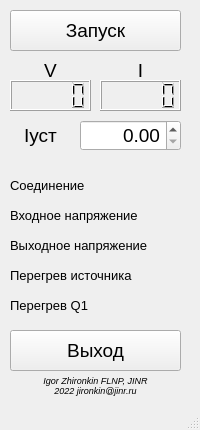
<?xml version="1.0" encoding="UTF-8"?>
<ui version="4.0">
 <class>MainWindow</class>
 <widget class="QMainWindow" name="MainWindow">
  <property name="geometry">
   <rect>
    <x>0</x>
    <y>0</y>
    <width>200</width>
    <height>430</height>
   </rect>
  </property>
  <property name="windowTitle">
   <string>Tetron</string>
  </property>
  <widget class="QWidget" name="centralwidget">
   <widget class="QLCDNumber" name="Vlcd">
    <property name="geometry">
     <rect>
      <x>10</x>
      <y>80</y>
      <width>81</width>
      <height>31</height>
     </rect>
    </property>
    <property name="font">
     <font>
      <pointsize>14</pointsize>
     </font>
    </property>
   </widget>
   <widget class="QLCDNumber" name="Ilcd">
    <property name="geometry">
     <rect>
      <x>100</x>
      <y>80</y>
      <width>81</width>
      <height>31</height>
     </rect>
    </property>
    <property name="font">
     <font>
      <pointsize>14</pointsize>
     </font>
    </property>
   </widget>
   <widget class="QPushButton" name="startButton">
    <property name="geometry">
     <rect>
      <x>10</x>
      <y>10</y>
      <width>171</width>
      <height>41</height>
     </rect>
    </property>
    <property name="font">
     <font>
      <pointsize>14</pointsize>
     </font>
    </property>
    <property name="text">
     <string>Запуск</string>
    </property>
    <property name="checkable">
     <bool>true</bool>
    </property>
   </widget>
   <widget class="QLabel" name="label">
    <property name="geometry">
     <rect>
      <x>10</x>
      <y>60</y>
      <width>81</width>
      <height>20</height>
     </rect>
    </property>
    <property name="font">
     <font>
      <pointsize>14</pointsize>
     </font>
    </property>
    <property name="text">
     <string>V</string>
    </property>
    <property name="alignment">
     <set>Qt::AlignCenter</set>
    </property>
   </widget>
   <widget class="QLabel" name="label_2">
    <property name="geometry">
     <rect>
      <x>100</x>
      <y>60</y>
      <width>81</width>
      <height>20</height>
     </rect>
    </property>
    <property name="font">
     <font>
      <pointsize>14</pointsize>
     </font>
    </property>
    <property name="text">
     <string>I</string>
    </property>
    <property name="alignment">
     <set>Qt::AlignCenter</set>
    </property>
   </widget>
   <widget class="QDoubleSpinBox" name="setCurrentSpinBox">
    <property name="geometry">
     <rect>
      <x>80</x>
      <y>120</y>
      <width>101</width>
      <height>31</height>
     </rect>
    </property>
    <property name="font">
     <font>
      <pointsize>14</pointsize>
     </font>
    </property>
    <property name="layoutDirection">
     <enum>Qt::LeftToRight</enum>
    </property>
    <property name="alignment">
     <set>Qt::AlignRight|Qt::AlignTrailing|Qt::AlignVCenter</set>
    </property>
    <property name="maximum">
     <double>250.000000000000000</double>
    </property>
   </widget>
   <widget class="QLabel" name="label_3">
    <property name="geometry">
     <rect>
      <x>10</x>
      <y>120</y>
      <width>61</width>
      <height>31</height>
     </rect>
    </property>
    <property name="font">
     <font>
      <pointsize>14</pointsize>
     </font>
    </property>
    <property name="text">
     <string>Iуст</string>
    </property>
    <property name="alignment">
     <set>Qt::AlignCenter</set>
    </property>
   </widget>
   <widget class="QPushButton" name="exitButton">
    <property name="geometry">
     <rect>
      <x>10</x>
      <y>330</y>
      <width>171</width>
      <height>41</height>
     </rect>
    </property>
    <property name="font">
     <font>
      <pointsize>14</pointsize>
     </font>
    </property>
    <property name="text">
     <string>Выход</string>
    </property>
   </widget>
   <widget class="QLabel" name="label_5">
    <property name="geometry">
     <rect>
      <x>10</x>
      <y>370</y>
      <width>171</width>
      <height>31</height>
     </rect>
    </property>
    <property name="font">
     <font>
      <pointsize>7</pointsize>
      <italic>true</italic>
     </font>
    </property>
    <property name="text">
     <string>Igor Zhironkin FLNP, JINR
2022 jironkin@jinr.ru</string>
    </property>
    <property name="alignment">
     <set>Qt::AlignCenter</set>
    </property>
   </widget>
   <widget class="QLabel" name="inputVlabel">
    <property name="geometry">
     <rect>
      <x>10</x>
      <y>200</y>
      <width>181</width>
      <height>31</height>
     </rect>
    </property>
    <property name="font">
     <font>
      <pointsize>10</pointsize>
     </font>
    </property>
    <property name="text">
     <string>Входное напряжение</string>
    </property>
    <property name="alignment">
     <set>Qt::AlignLeading|Qt::AlignLeft|Qt::AlignVCenter</set>
    </property>
   </widget>
   <widget class="QLabel" name="outputVlabel">
    <property name="geometry">
     <rect>
      <x>10</x>
      <y>230</y>
      <width>181</width>
      <height>31</height>
     </rect>
    </property>
    <property name="font">
     <font>
      <pointsize>10</pointsize>
     </font>
    </property>
    <property name="text">
     <string>Выходное напряжение</string>
    </property>
    <property name="alignment">
     <set>Qt::AlignLeading|Qt::AlignLeft|Qt::AlignVCenter</set>
    </property>
   </widget>
   <widget class="QLabel" name="overheatLabel">
    <property name="geometry">
     <rect>
      <x>10</x>
      <y>260</y>
      <width>181</width>
      <height>31</height>
     </rect>
    </property>
    <property name="font">
     <font>
      <pointsize>10</pointsize>
     </font>
    </property>
    <property name="text">
     <string>Перегрев источника</string>
    </property>
    <property name="alignment">
     <set>Qt::AlignLeading|Qt::AlignLeft|Qt::AlignVCenter</set>
    </property>
   </widget>
   <widget class="QLabel" name="connectionLabel">
    <property name="geometry">
     <rect>
      <x>10</x>
      <y>170</y>
      <width>181</width>
      <height>31</height>
     </rect>
    </property>
    <property name="font">
     <font>
      <pointsize>10</pointsize>
     </font>
    </property>
    <property name="text">
     <string>Соединение</string>
    </property>
    <property name="alignment">
     <set>Qt::AlignLeading|Qt::AlignLeft|Qt::AlignVCenter</set>
    </property>
   </widget>
   <widget class="QLabel" name="overheatLabelQ1">
    <property name="geometry">
     <rect>
      <x>10</x>
      <y>290</y>
      <width>181</width>
      <height>31</height>
     </rect>
    </property>
    <property name="font">
     <font>
      <pointsize>10</pointsize>
     </font>
    </property>
    <property name="text">
     <string>Перегрев Q1</string>
    </property>
    <property name="alignment">
     <set>Qt::AlignLeading|Qt::AlignLeft|Qt::AlignVCenter</set>
    </property>
   </widget>
  </widget>
  <widget class="QStatusBar" name="statusbar"/>
 </widget>
 <resources/>
 <connections/>
</ui>
